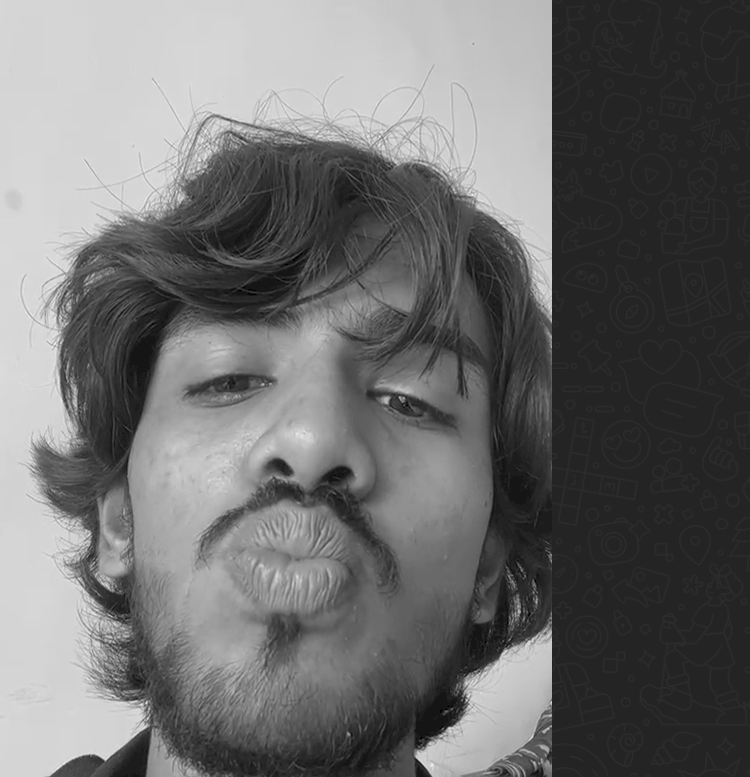
#> input picture mahi.png, 750 x 777 px
$ python sixth.py
#> lines starting #> are read from the running program, lines starting #| are printed output that depends on the picture; after the words box and inside, x2 and y2 are one past the last pixel; in counts of white or black regions, pixels touching at a corner belong together
import numpy as np
import cv2
img=cv2.imread(r"mahi.png",1)
#> img is the input picture: shape (777, 750, 3); min 0, max 242, mean 109.7
cv2.circle(img,(80,80),55,(0,255,0),-1)
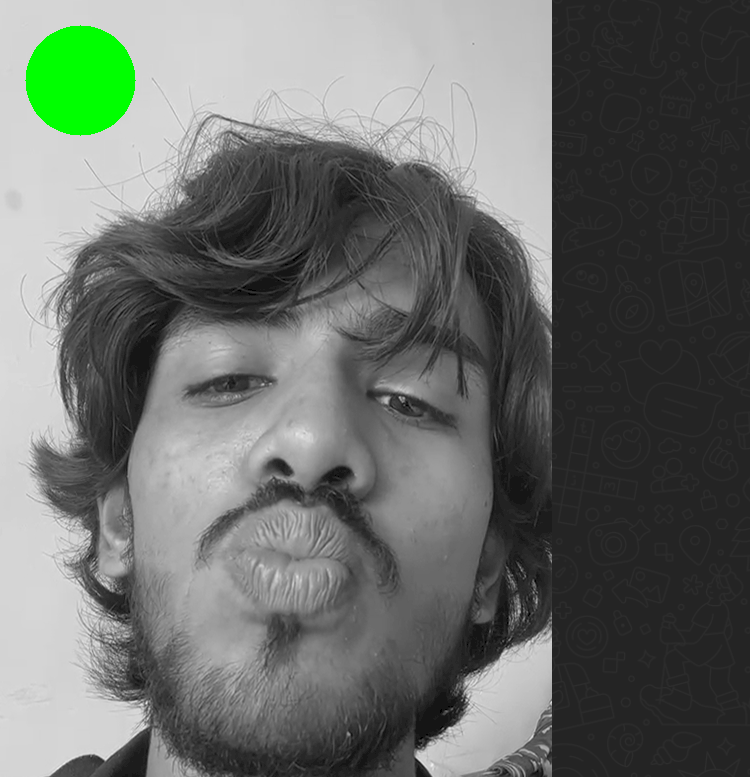
#> img: shape (777, 750, 3); 1.63% of pixels changed, all inside (x1, y1, x2, y2) = (25, 25, 136, 136)
cv2.imshow('image',img)
cv2.waitKey(0)
cv2.destroyAllWindows()


img=cv2.imread(r"mehak.jpg",1)
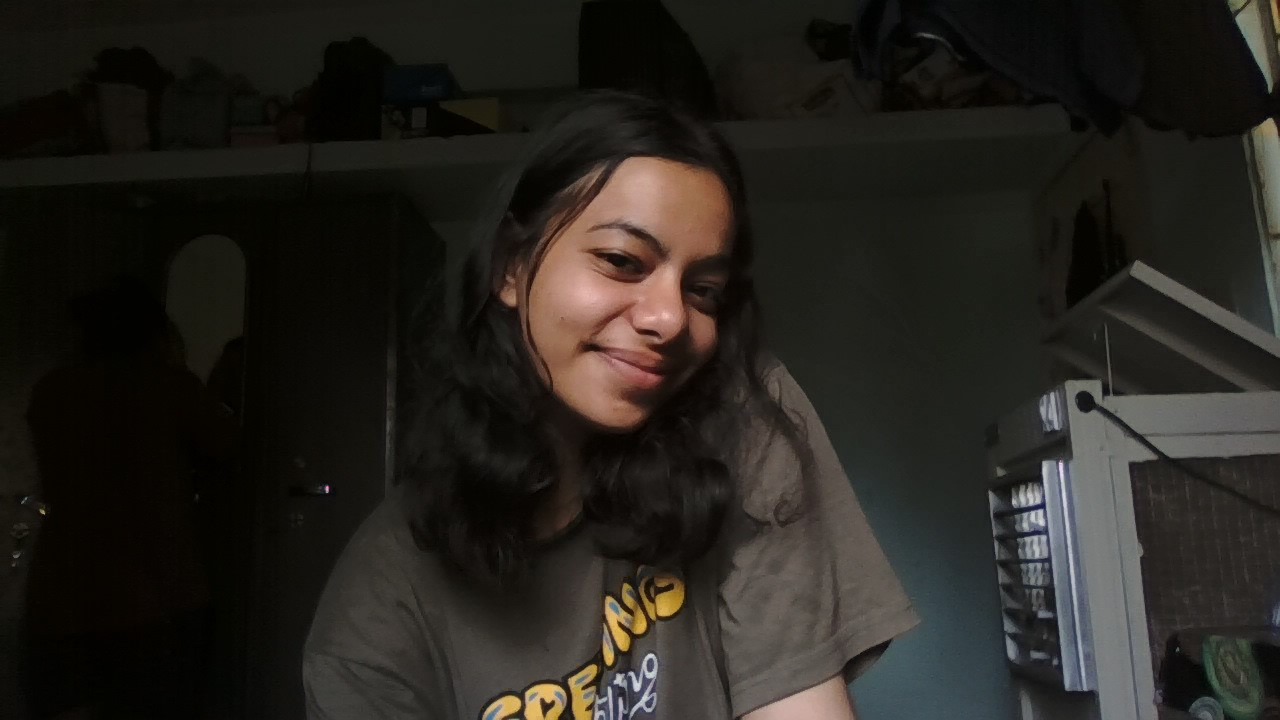
#> input picture mehak.jpg, 1280 x 720 px
#> img is the input picture: shape (720, 1280, 3); mean B, G, R 30.3, 35.2, 38.1
cv2.ellipse(img,(150,50),(80,20),5,0,360,(0,0,255),-1)
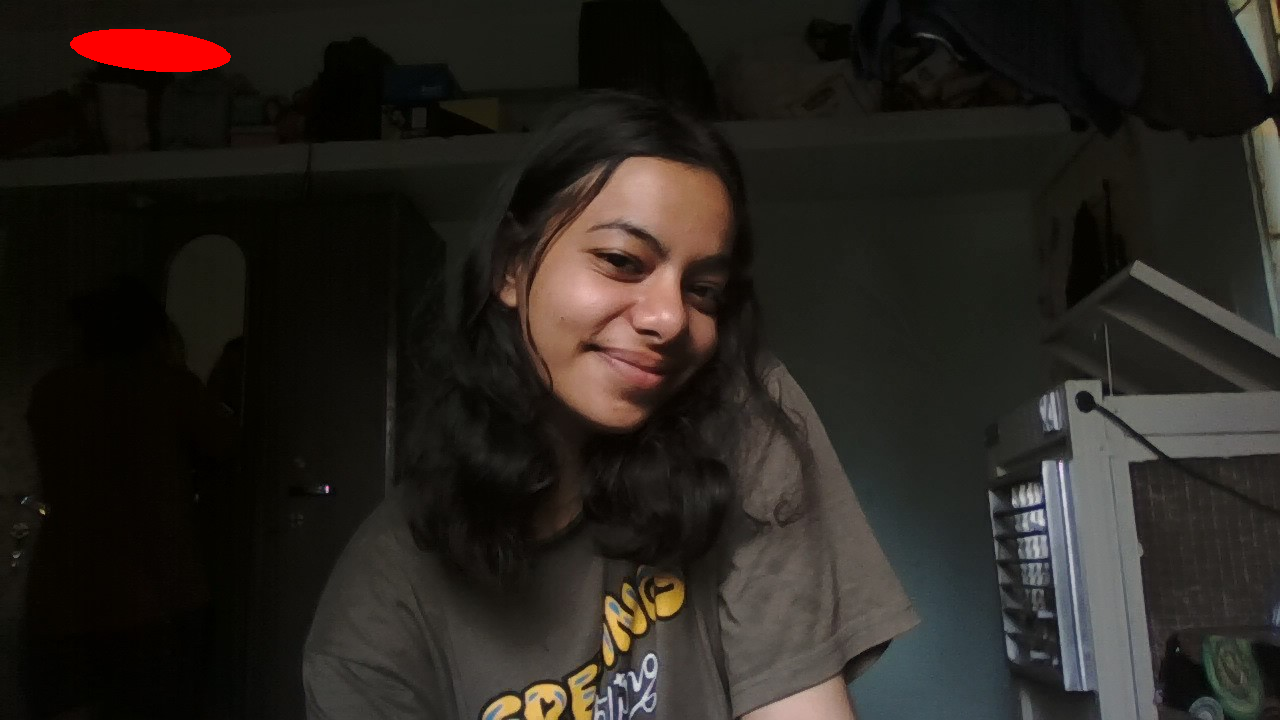
#> img: shape (720, 1280, 3); 0.56% of pixels changed, all inside (x1, y1, x2, y2) = (70, 29, 231, 72)
cv2.imshow('image',img)
cv2.waitKey(0)
cv2.destroyAllWindows()

import numpy as np
import cv2
img=cv2.imread(r"mehak.jpg",1)
cv2.line(img,(10,0),(150,150),(0,0,0),15)
#> img: shape (720, 1280, 3); 0.38% of pixels changed, all inside (x1, y1, x2, y2) = (2, 0, 159, 159)
cv2.imshow('image',img)
cv2.waitKey(0)
cv2.destroyAllWindows()
